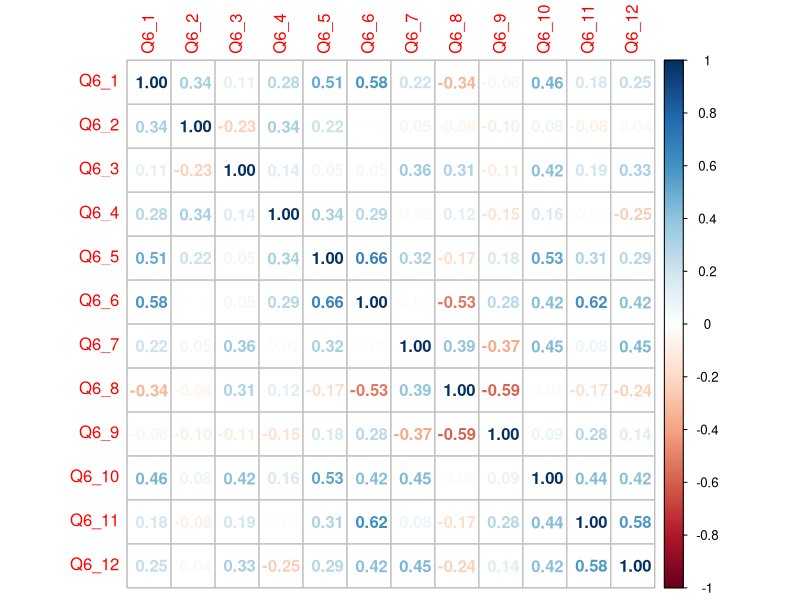

R code for this plot:
#Read libraries

library(tidyverse)
library(readr)
library(corrplot)

#Read the data

data <- read_csv("data_qualtrics.csv")

#Select the rows and columns needed
data <- data %>% 
  filter(!row_number() %in% c(1,2)) %>% 
  select(Q6_1:Q6_12) %>% 
  drop_na() %>% 
  mutate_if(is.character, as.factor)

data %>% summary()

#Recode to numbers
data <- data %>% 
  mutate_at(vars(Q6_1:Q6_12), list(~recode(.,'Strongly disagree' = 1, 
                                           'Disagree' = 2, 
                                           'Neutral' = 3,
                                           'Agree' = 4,
                                           'Strongly Agree' = 5)))

#Reverse order of item 8
data$Q6_8 <- 6 - data$Q6_8

#Correlation
corrplot(cor(data), method = 'number')
